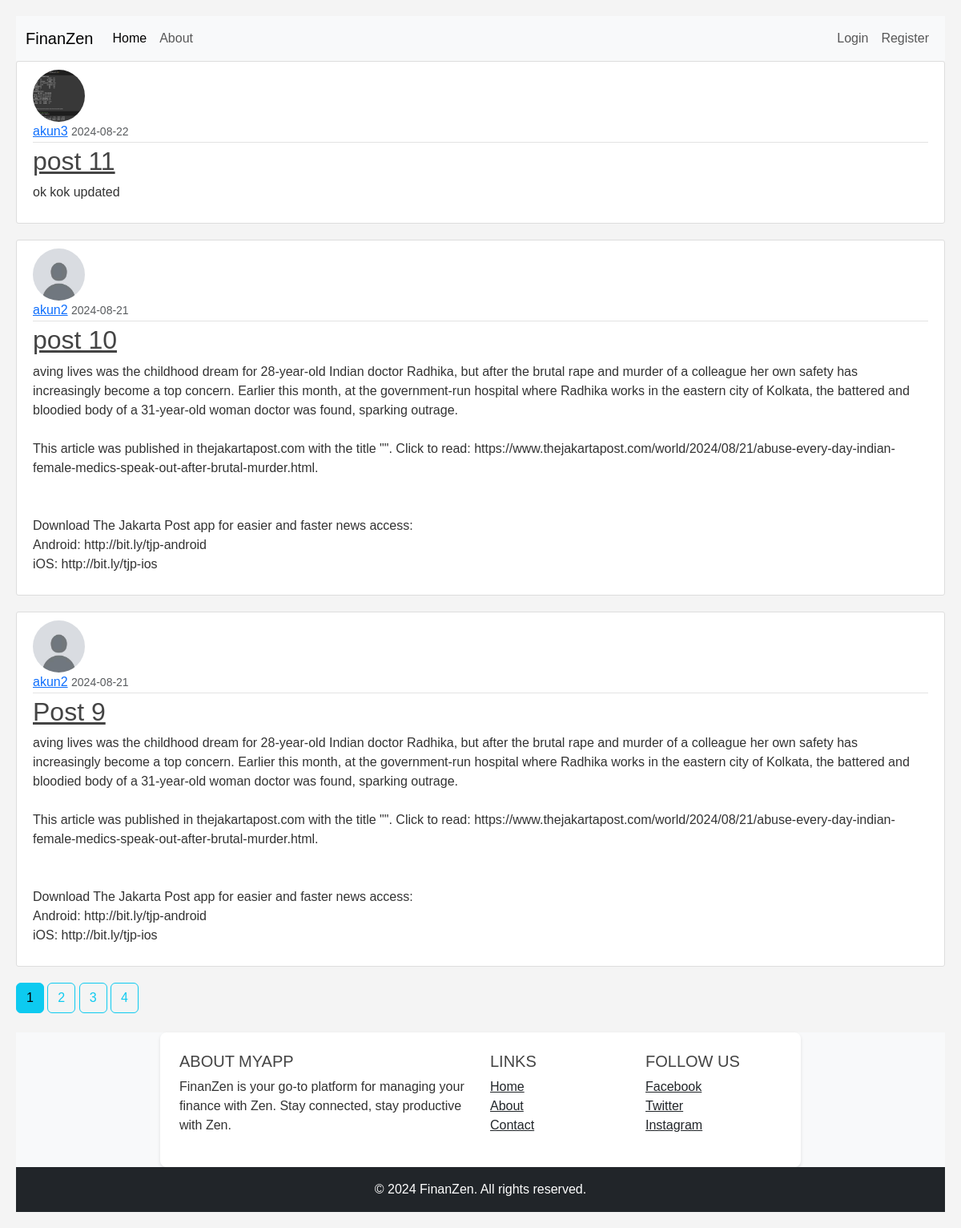
The app's page /home, older data.
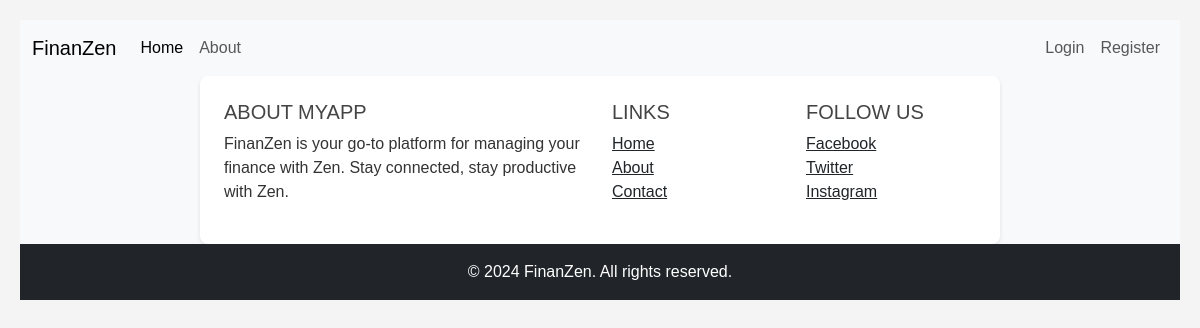
The same page, newer data.
### finanzen/models.py (models this page shows, shortened)
class Post(db.Model):
    id = db.Column(db.Integer, primary_key=True)
    title = db.Column(db.String(100), nullable=False)
    date_posted = db.Column(db.DateTime, nullable=False, default=datetime.utcnow)
    content = db.Column(db.Text, nullable=False)
    user_id = db.Column(db.Integer, db.ForeignKey('user.id'), nullable=False)

class User(db.Model, UserMixin):
    id = db.Column(db.Integer, primary_key=True)
    username = db.Column(db.String(20), unique=True, nullable=False)
    email = db.Column(db.String(120), unique=True, nullable=False)
    image_file = db.Column(db.String(20), nullable=False, default='default.jpg')
    password = db.Column(db.String(60), nullable=False)
    posts = db.relationship('Post', backref='author', lazy=True)
    assets = db.relationship('Asset', backref='owner', lazy=True)

### finanzen/main/routes.py (the view)
@main.route("/home")
def home():
    page = request.args.get('page', 1, type=int)
    posts = Post.query.order_by(Post.date_posted.desc()).paginate(page=page, per_page=3)
    return render_template('home.html', posts=posts)

### finanzen/templates/home.html
{% extends "layout.html" %}
{% block content %}
    {% for post in posts.items %}
      <article class="media content-section">
        <img class="rounded-circle article-img" src="{{  url_for('static', filename='profile_picts/' + post.author.image_file) }}">
        <div class="media-body">
          <div class="article-metadata">
            <a class="mr-2" href="{{ url_for('users.user_posts', username=post.author.username) }}">{{ post.author.username }}</a>
            <small class="text-muted">{{ post.date_posted.strftime('%Y-%m-%d') }}</small>
          </div>
          <h2><a class="article-title" href="{{ url_for('posts.post', post_id=post.id) }}">{{ post.title }}</a></h2>
          <p class="article-content">{{ post.content }}</p>
        </div>
      </article>
    {% endfor %}
    {% for page_num in posts.iter_pages() %}
      {% if page_num  %}
        {% if posts.page == page_num  %}
          <a class="btn btn-info mb-4" href="{{ url_for('main.home', page=page_num) }}">{{ page_num }}</a>
        {% else %}
          <a class="btn btn-outline-info mb-4" href="{{ url_for('main.home', page=page_num) }}">{{ page_num }}</a>
        {% endif %}
      {% else %}
          ...
      {% endif %}
    {% endfor %}
{% endblock content %}

### finanzen/templates/layout.html (shortened to what this page needs)
<!DOCTYPE html>
<html lang="en">
<head>
    <link href="https://cdn.jsdelivr.net/npm/bootstrap@5.3.0-alpha1/dist/css/bootstrap.min.css" rel="stylesheet">
    <link rel="stylesheet" type="text/css" href="{{ url_for('static', filename='main.css') }}">
</head>
<body>
    <nav class="navbar navbar-expand-lg navbar-light bg-light">
        <div class="container-fluid">
            <a class="navbar-brand" href="{{ url_for('main.index') }}">FinanZen</a>
            <div class="collapse navbar-collapse" id="navbarNav">
                <ul class="navbar-nav me-auto">
                    <li class="nav-item">
                        <a class="nav-link active" aria-current="page" href="{{ url_for('main.home') }}">Home</a>
                    </li>
                    <li class="nav-item">
                        <a class="nav-link" href="{{ url_for('main.about') }}">About</a>
                    </li>
                </ul>
              {% if current_user.is_authenticated %}
                <ul class="navbar-nav ms-auto">
                    <li class="nav-item">
                        <a class="nav-link" href="{{ url_for('posts.new_post') }}">New Post</a>
                    </li>
                    <li class="nav-item">
                        <a class="nav-link" href="{{ url_for('users.account') }}">Account</a>
                    </li>
                    <li class="nav-item">
                        <a class="nav-link" href="{{ url_for('users.logout') }}">Logout</a>
                    </li>
                </ul>
                {% else %}
                <ul class="navbar-nav ms-auto">
                    <li class="nav-item">
                        <a class="nav-link" href="{{ url_for('users.login') }}">Login</a>
                    </li>
                    <li class="nav-item">
                        <a class="nav-link" href="{{ url_for('users.register') }}">Register</a>
                    </li>
                </ul>
                {% endif %}
            </div>
        </div>
    </nav>
    {% block content %}{% endblock %}
    <footer class="bg-light text-center text-lg-start mt-auto">
        <div class="container p-4">
            <div class="row">
                <div class="col-lg-6 col-md-12 mb-4 mb-md-0">
                    <h5 class="text-uppercase">About MyApp</h5>
                    <p>
                        FinanZen is your go-to platform for managing your finance with Zen. Stay connected, stay productive with Zen.
                    </p>
                </div>
                <div class="col-lg-3 col-md-6 mb-4 mb-md-0">
                    <h5 class="text-uppercase">Links</h5>
                    <ul class="list-unstyled mb-0">
                        <li><a href="#" class="text-dark">Home</a></li>
                        <li><a href="#" class="text-dark">About</a></li>
                        <li><a href="#" class="text-dark">Contact</a></li>
                    </ul>
                </div>
                <div class="col-lg-3 col-md-6 mb-4 mb-md-0">
                    <h5 class="text-uppercase">Follow Us</h5>
                    <ul class="list-unstyled">
                        <li><a href="#" class="text-dark">Facebook</a></li>
                        <li><a href="#" class="text-dark">Twitter</a></li>
                        <li><a href="#" class="text-dark">Instagram</a></li>
                    </ul>
                </div>
            </div>
        </div>
        <div class="text-center p-3 bg-dark text-white">
            © 2024 FinanZen. All rights reserved.
        </div>
    </footer>
</body>
</html>

### finanzen/static/main.css (style rules this page uses)
body { background: #fafafa; color: #333333; margin-top: 5rem; }
h1, h2, h3, h4, h5, h6 { color: #444444; }
body { font-family: Arial, sans-serif; background-color: #f4f4f4; margin: 0; padding: 20px; }
.container { max-width: 800px; margin: 0 auto; background-color: #fff; padding: 20px; border-radius: 8px; box-shadow: 0 2px 4px rgba(0, 0, 0, 0.1); }

Row changes from the older to the newer data that the page shows:
removed Post: image_file (picture), author.username "akun3", date_posted "2024-08-22", title "post 11", content "ok kok updated"
removed Post: image_file (placeholder picture), author.username "akun2", date_posted "2024-08-21", title "post 10", content "aving lives was the childhood dream for 28-year-old Indian doctor Radhika, but after the brutal rape and murder of a colleague her own safety has increasingly become a top concern. Earlier this month, at the government-run hospital where Radhika works in the eastern city of Kolkata, the battered and bloodied body of a 31-year-old woman doctor was found, sparking outrage. This article was published in thejakartapost.com with the title \"\". Click to read: https://www.thejakartapost.com/world/2024/08/21/abuse-every-day-indian-female-medics-speak-out-after-brutal-murder.html. Download The Jakarta Post app for easier and faster news access: Android: http://bit.ly/tjp-android iOS:…"
removed Post: image_file (placeholder picture), author.username "akun2", date_posted "2024-08-21", title "Post 9", content "aving lives was the childhood dream for 28-year-old Indian doctor Radhika, but after the brutal rape and murder of a colleague her own safety has increasingly become a top concern. Earlier this month, at the government-run hospital where Radhika works in the eastern city of Kolkata, the battered and bloodied body of a 31-year-old woman doctor was found, sparking outrage. This article was published in thejakartapost.com with the title \"\". Click to read: https://www.thejakartapost.com/world/2024/08/21/abuse-every-day-indian-female-medics-speak-out-after-brutal-murder.html. Download The Jakarta Post app for easier and faster news access: Android: http://bit.ly/tjp-android iOS:…"
Text that changed along with them:
list line gone: "1"
list line gone: "2"
list line gone: "3"
list line gone: "4"
